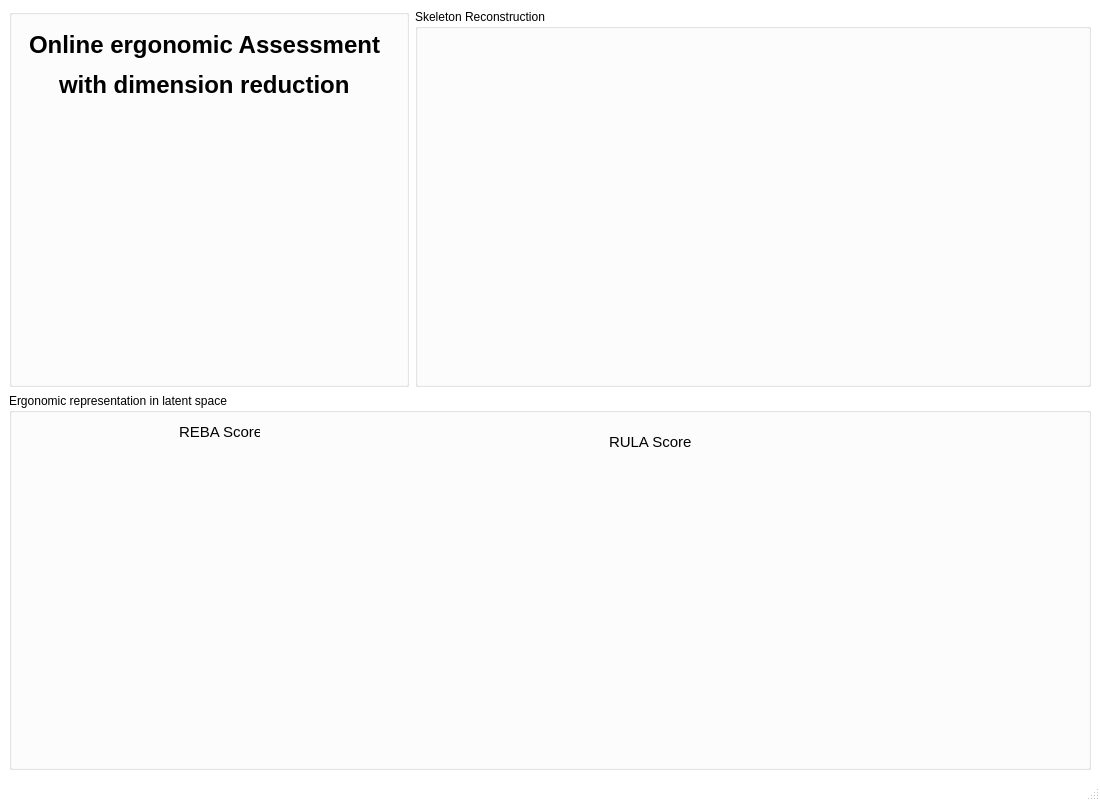
<?xml version="1.0" encoding="UTF-8"?>
<ui version="4.0">
 <class>MainWindow</class>
 <widget class="QMainWindow" name="MainWindow">
  <property name="geometry">
   <rect>
    <x>0</x>
    <y>0</y>
    <width>1100</width>
    <height>801</height>
   </rect>
  </property>
  <property name="sizePolicy">
   <sizepolicy hsizetype="Minimum" vsizetype="Minimum">
    <horstretch>0</horstretch>
    <verstretch>0</verstretch>
   </sizepolicy>
  </property>
  <property name="minimumSize">
   <size>
    <width>800</width>
    <height>800</height>
   </size>
  </property>
  <property name="baseSize">
   <size>
    <width>0</width>
    <height>100</height>
   </size>
  </property>
  <property name="palette">
   <palette>
    <active>
     <colorrole role="WindowText">
      <brush brushstyle="SolidPattern">
       <color alpha="255">
        <red>0</red>
        <green>0</green>
        <blue>0</blue>
       </color>
      </brush>
     </colorrole>
     <colorrole role="Button">
      <brush brushstyle="SolidPattern">
       <color alpha="255">
        <red>255</red>
        <green>255</green>
        <blue>255</blue>
       </color>
      </brush>
     </colorrole>
     <colorrole role="Light">
      <brush brushstyle="SolidPattern">
       <color alpha="255">
        <red>255</red>
        <green>255</green>
        <blue>255</blue>
       </color>
      </brush>
     </colorrole>
     <colorrole role="Midlight">
      <brush brushstyle="SolidPattern">
       <color alpha="255">
        <red>255</red>
        <green>255</green>
        <blue>255</blue>
       </color>
      </brush>
     </colorrole>
     <colorrole role="Dark">
      <brush brushstyle="SolidPattern">
       <color alpha="255">
        <red>127</red>
        <green>127</green>
        <blue>127</blue>
       </color>
      </brush>
     </colorrole>
     <colorrole role="Mid">
      <brush brushstyle="SolidPattern">
       <color alpha="255">
        <red>170</red>
        <green>170</green>
        <blue>170</blue>
       </color>
      </brush>
     </colorrole>
     <colorrole role="Text">
      <brush brushstyle="SolidPattern">
       <color alpha="255">
        <red>0</red>
        <green>0</green>
        <blue>0</blue>
       </color>
      </brush>
     </colorrole>
     <colorrole role="BrightText">
      <brush brushstyle="SolidPattern">
       <color alpha="255">
        <red>255</red>
        <green>255</green>
        <blue>255</blue>
       </color>
      </brush>
     </colorrole>
     <colorrole role="ButtonText">
      <brush brushstyle="SolidPattern">
       <color alpha="255">
        <red>0</red>
        <green>0</green>
        <blue>0</blue>
       </color>
      </brush>
     </colorrole>
     <colorrole role="Base">
      <brush brushstyle="SolidPattern">
       <color alpha="255">
        <red>255</red>
        <green>255</green>
        <blue>255</blue>
       </color>
      </brush>
     </colorrole>
     <colorrole role="Window">
      <brush brushstyle="SolidPattern">
       <color alpha="255">
        <red>255</red>
        <green>255</green>
        <blue>255</blue>
       </color>
      </brush>
     </colorrole>
     <colorrole role="Shadow">
      <brush brushstyle="SolidPattern">
       <color alpha="255">
        <red>0</red>
        <green>0</green>
        <blue>0</blue>
       </color>
      </brush>
     </colorrole>
     <colorrole role="AlternateBase">
      <brush brushstyle="SolidPattern">
       <color alpha="255">
        <red>255</red>
        <green>255</green>
        <blue>255</blue>
       </color>
      </brush>
     </colorrole>
     <colorrole role="ToolTipBase">
      <brush brushstyle="SolidPattern">
       <color alpha="255">
        <red>255</red>
        <green>255</green>
        <blue>220</blue>
       </color>
      </brush>
     </colorrole>
     <colorrole role="ToolTipText">
      <brush brushstyle="SolidPattern">
       <color alpha="255">
        <red>0</red>
        <green>0</green>
        <blue>0</blue>
       </color>
      </brush>
     </colorrole>
    </active>
    <inactive>
     <colorrole role="WindowText">
      <brush brushstyle="SolidPattern">
       <color alpha="255">
        <red>0</red>
        <green>0</green>
        <blue>0</blue>
       </color>
      </brush>
     </colorrole>
     <colorrole role="Button">
      <brush brushstyle="SolidPattern">
       <color alpha="255">
        <red>255</red>
        <green>255</green>
        <blue>255</blue>
       </color>
      </brush>
     </colorrole>
     <colorrole role="Light">
      <brush brushstyle="SolidPattern">
       <color alpha="255">
        <red>255</red>
        <green>255</green>
        <blue>255</blue>
       </color>
      </brush>
     </colorrole>
     <colorrole role="Midlight">
      <brush brushstyle="SolidPattern">
       <color alpha="255">
        <red>255</red>
        <green>255</green>
        <blue>255</blue>
       </color>
      </brush>
     </colorrole>
     <colorrole role="Dark">
      <brush brushstyle="SolidPattern">
       <color alpha="255">
        <red>127</red>
        <green>127</green>
        <blue>127</blue>
       </color>
      </brush>
     </colorrole>
     <colorrole role="Mid">
      <brush brushstyle="SolidPattern">
       <color alpha="255">
        <red>170</red>
        <green>170</green>
        <blue>170</blue>
       </color>
      </brush>
     </colorrole>
     <colorrole role="Text">
      <brush brushstyle="SolidPattern">
       <color alpha="255">
        <red>0</red>
        <green>0</green>
        <blue>0</blue>
       </color>
      </brush>
     </colorrole>
     <colorrole role="BrightText">
      <brush brushstyle="SolidPattern">
       <color alpha="255">
        <red>255</red>
        <green>255</green>
        <blue>255</blue>
       </color>
      </brush>
     </colorrole>
     <colorrole role="ButtonText">
      <brush brushstyle="SolidPattern">
       <color alpha="255">
        <red>0</red>
        <green>0</green>
        <blue>0</blue>
       </color>
      </brush>
     </colorrole>
     <colorrole role="Base">
      <brush brushstyle="SolidPattern">
       <color alpha="255">
        <red>255</red>
        <green>255</green>
        <blue>255</blue>
       </color>
      </brush>
     </colorrole>
     <colorrole role="Window">
      <brush brushstyle="SolidPattern">
       <color alpha="255">
        <red>255</red>
        <green>255</green>
        <blue>255</blue>
       </color>
      </brush>
     </colorrole>
     <colorrole role="Shadow">
      <brush brushstyle="SolidPattern">
       <color alpha="255">
        <red>0</red>
        <green>0</green>
        <blue>0</blue>
       </color>
      </brush>
     </colorrole>
     <colorrole role="AlternateBase">
      <brush brushstyle="SolidPattern">
       <color alpha="255">
        <red>255</red>
        <green>255</green>
        <blue>255</blue>
       </color>
      </brush>
     </colorrole>
     <colorrole role="ToolTipBase">
      <brush brushstyle="SolidPattern">
       <color alpha="255">
        <red>255</red>
        <green>255</green>
        <blue>220</blue>
       </color>
      </brush>
     </colorrole>
     <colorrole role="ToolTipText">
      <brush brushstyle="SolidPattern">
       <color alpha="255">
        <red>0</red>
        <green>0</green>
        <blue>0</blue>
       </color>
      </brush>
     </colorrole>
    </inactive>
    <disabled>
     <colorrole role="WindowText">
      <brush brushstyle="SolidPattern">
       <color alpha="255">
        <red>127</red>
        <green>127</green>
        <blue>127</blue>
       </color>
      </brush>
     </colorrole>
     <colorrole role="Button">
      <brush brushstyle="SolidPattern">
       <color alpha="255">
        <red>255</red>
        <green>255</green>
        <blue>255</blue>
       </color>
      </brush>
     </colorrole>
     <colorrole role="Light">
      <brush brushstyle="SolidPattern">
       <color alpha="255">
        <red>255</red>
        <green>255</green>
        <blue>255</blue>
       </color>
      </brush>
     </colorrole>
     <colorrole role="Midlight">
      <brush brushstyle="SolidPattern">
       <color alpha="255">
        <red>255</red>
        <green>255</green>
        <blue>255</blue>
       </color>
      </brush>
     </colorrole>
     <colorrole role="Dark">
      <brush brushstyle="SolidPattern">
       <color alpha="255">
        <red>127</red>
        <green>127</green>
        <blue>127</blue>
       </color>
      </brush>
     </colorrole>
     <colorrole role="Mid">
      <brush brushstyle="SolidPattern">
       <color alpha="255">
        <red>170</red>
        <green>170</green>
        <blue>170</blue>
       </color>
      </brush>
     </colorrole>
     <colorrole role="Text">
      <brush brushstyle="SolidPattern">
       <color alpha="255">
        <red>127</red>
        <green>127</green>
        <blue>127</blue>
       </color>
      </brush>
     </colorrole>
     <colorrole role="BrightText">
      <brush brushstyle="SolidPattern">
       <color alpha="255">
        <red>255</red>
        <green>255</green>
        <blue>255</blue>
       </color>
      </brush>
     </colorrole>
     <colorrole role="ButtonText">
      <brush brushstyle="SolidPattern">
       <color alpha="255">
        <red>127</red>
        <green>127</green>
        <blue>127</blue>
       </color>
      </brush>
     </colorrole>
     <colorrole role="Base">
      <brush brushstyle="SolidPattern">
       <color alpha="255">
        <red>255</red>
        <green>255</green>
        <blue>255</blue>
       </color>
      </brush>
     </colorrole>
     <colorrole role="Window">
      <brush brushstyle="SolidPattern">
       <color alpha="255">
        <red>255</red>
        <green>255</green>
        <blue>255</blue>
       </color>
      </brush>
     </colorrole>
     <colorrole role="Shadow">
      <brush brushstyle="SolidPattern">
       <color alpha="255">
        <red>0</red>
        <green>0</green>
        <blue>0</blue>
       </color>
      </brush>
     </colorrole>
     <colorrole role="AlternateBase">
      <brush brushstyle="SolidPattern">
       <color alpha="255">
        <red>255</red>
        <green>255</green>
        <blue>255</blue>
       </color>
      </brush>
     </colorrole>
     <colorrole role="ToolTipBase">
      <brush brushstyle="SolidPattern">
       <color alpha="255">
        <red>255</red>
        <green>255</green>
        <blue>220</blue>
       </color>
      </brush>
     </colorrole>
     <colorrole role="ToolTipText">
      <brush brushstyle="SolidPattern">
       <color alpha="255">
        <red>0</red>
        <green>0</green>
        <blue>0</blue>
       </color>
      </brush>
     </colorrole>
    </disabled>
   </palette>
  </property>
  <property name="windowTitle">
   <string>AnDy Activity Recognition</string>
  </property>
  <widget class="QWidget" name="centralwidget">
   <layout class="QGridLayout" name="gridLayout_2">
    <item row="0" column="1">
     <widget class="QGroupBox" name="groupBox_2">
      <property name="minimumSize">
       <size>
        <width>500</width>
        <height>0</height>
       </size>
      </property>
      <property name="title">
       <string>Skeleton Reconstruction</string>
      </property>
      <widget class="SkeletonWidget" name="widget_skeleton" native="true">
       <property name="geometry">
        <rect>
         <x>0</x>
         <y>20</y>
         <width>500</width>
         <height>400</height>
        </rect>
       </property>
       <property name="minimumSize">
        <size>
         <width>500</width>
         <height>400</height>
        </size>
       </property>
       <property name="maximumSize">
        <size>
         <width>500</width>
         <height>400</height>
        </size>
       </property>
      </widget>
     </widget>
    </item>
    <item row="1" column="0" colspan="2">
     <widget class="QGroupBox" name="groupBox">
      <property name="title">
       <string>Ergonomic representation in latent space</string>
      </property>
      <widget class="LatentSpaceWidget" name="widget_rula" native="true">
       <property name="geometry">
        <rect>
         <x>450</x>
         <y>40</y>
         <width>350</width>
         <height>350</height>
        </rect>
       </property>
       <property name="minimumSize">
        <size>
         <width>350</width>
         <height>350</height>
        </size>
       </property>
       <property name="maximumSize">
        <size>
         <width>350</width>
         <height>350</height>
        </size>
       </property>
       <property name="font">
        <font>
         <pointsize>20</pointsize>
         <weight>75</weight>
         <bold>true</bold>
        </font>
       </property>
       <widget class="QLabel" name="label_2">
        <property name="geometry">
         <rect>
          <x>150</x>
          <y>0</y>
          <width>91</width>
          <height>17</height>
         </rect>
        </property>
        <property name="font">
         <font>
          <pointsize>11</pointsize>
          <weight>50</weight>
          <italic>false</italic>
          <bold>false</bold>
         </font>
        </property>
        <property name="text">
         <string>RULA Score</string>
        </property>
       </widget>
       <zorder>widget_skeleton</zorder>
       <zorder>widget_reba</zorder>
       <zorder>label_2</zorder>
      </widget>
      <widget class="LatentSpaceWidget" name="widget_reba" native="true">
       <property name="geometry">
        <rect>
         <x>50</x>
         <y>30</y>
         <width>350</width>
         <height>350</height>
        </rect>
       </property>
       <property name="minimumSize">
        <size>
         <width>350</width>
         <height>350</height>
        </size>
       </property>
       <property name="maximumSize">
        <size>
         <width>350</width>
         <height>350</height>
        </size>
       </property>
       <widget class="QLabel" name="label">
        <property name="geometry">
         <rect>
          <x>120</x>
          <y>0</y>
          <width>81</width>
          <height>17</height>
         </rect>
        </property>
        <property name="font">
         <font>
          <pointsize>11</pointsize>
          <weight>50</weight>
          <italic>false</italic>
          <bold>false</bold>
         </font>
        </property>
        <property name="text">
         <string>REBA Score</string>
        </property>
       </widget>
       <zorder>widget_rula</zorder>
       <zorder>label</zorder>
      </widget>
     </widget>
    </item>
    <item row="0" column="0">
     <widget class="QGroupBox" name="groupBox_3">
      <property name="minimumSize">
       <size>
        <width>400</width>
        <height>0</height>
       </size>
      </property>
      <property name="maximumSize">
       <size>
        <width>400</width>
        <height>16777215</height>
       </size>
      </property>
      <property name="title">
       <string/>
      </property>
      <widget class="QLabel" name="label_3">
       <property name="geometry">
        <rect>
         <x>20</x>
         <y>10</y>
         <width>351</width>
         <height>51</height>
        </rect>
       </property>
       <property name="font">
        <font>
         <pointsize>18</pointsize>
         <weight>75</weight>
         <bold>true</bold>
        </font>
       </property>
       <property name="text">
        <string>Online ergonomic Assessment</string>
       </property>
      </widget>
      <widget class="QLabel" name="label_4">
       <property name="geometry">
        <rect>
         <x>50</x>
         <y>50</y>
         <width>301</width>
         <height>51</height>
        </rect>
       </property>
       <property name="font">
        <font>
         <pointsize>18</pointsize>
         <weight>75</weight>
         <bold>true</bold>
        </font>
       </property>
       <property name="text">
        <string>with dimension reduction</string>
       </property>
      </widget>
     </widget>
    </item>
   </layout>
  </widget>
  <widget class="QStatusBar" name="statusbar"/>
  <action name="actionAndy_Recognition">
   <property name="text">
    <string>Andy Recognition</string>
   </property>
  </action>
 </widget>
 <customwidgets>
  <customwidget>
   <class>LatentSpaceWidget</class>
   <extends>QWidget</extends>
   <header>PlotLatent.h</header>
   <container>1</container>
  </customwidget>
  <customwidget>
   <class>SkeletonWidget</class>
   <extends>QWidget</extends>
   <header>PlotSkeleton.h</header>
   <container>1</container>
  </customwidget>
 </customwidgets>
 <resources/>
 <connections/>
</ui>
